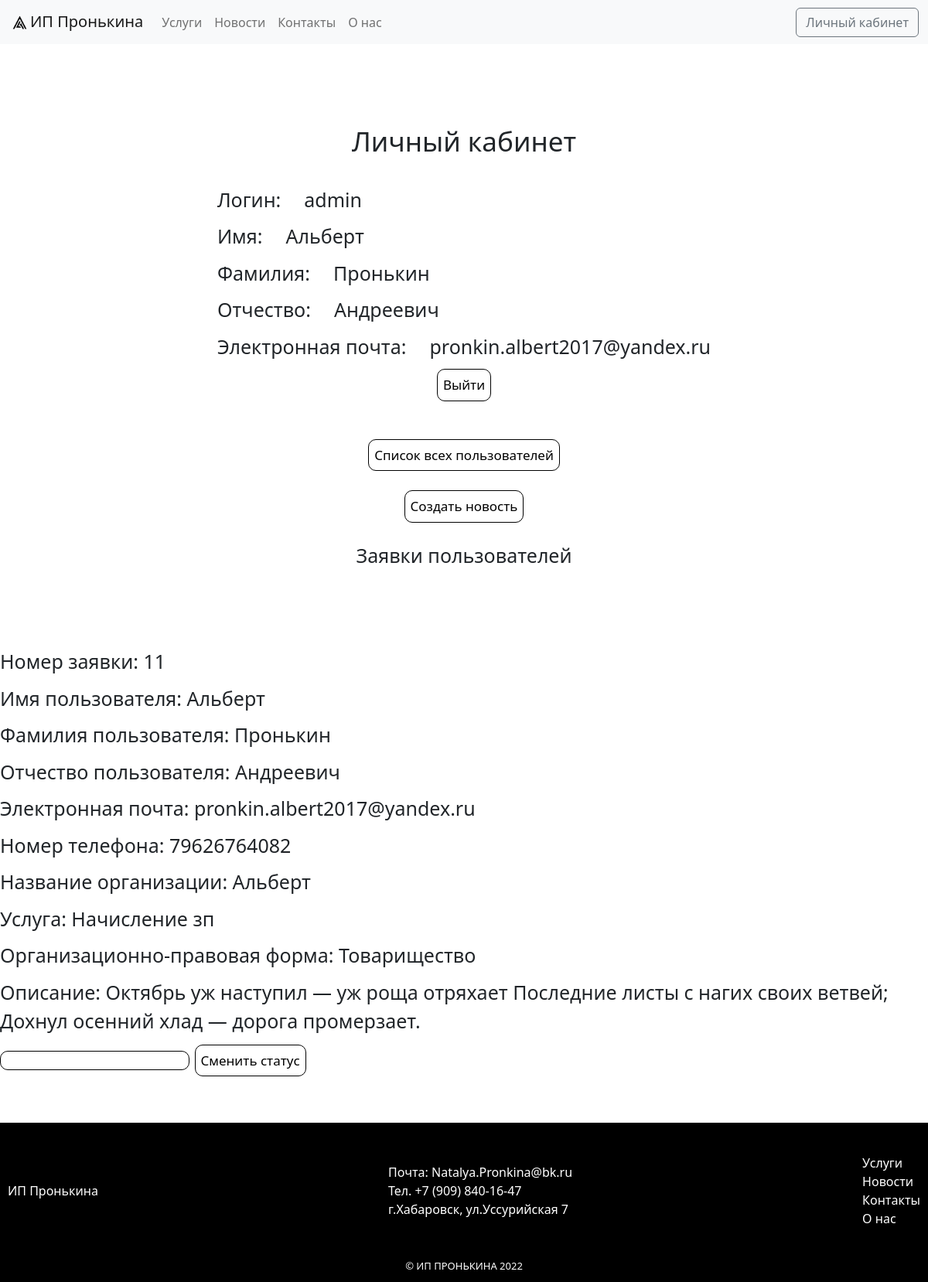
The app's page /lk.php (signed in) with its own data.
### tables this page shows
CREATE TABLE `users` (
  `id` int NOT NULL,
  `login` varchar(15) NOT NULL,
  `password` varchar(30) NOT NULL,
  `first_name` text NOT NULL,
  `last_name` text NOT NULL,
  `second_name` text NOT NULL,
  `email` text NOT NULL,
  `id_status` int NOT NULL
);

CREATE TABLE `task` (
  `id` int NOT NULL,
  `id_users` int NOT NULL,
  `name` varchar(255) NOT NULL,
  `id_uslugi` int NOT NULL,
  `id_opf` int NOT NULL,
  `info` varchar(255) NOT NULL,
  `phone` varchar(11) NOT NULL,
  `id_status` int NOT NULL
);

CREATE TABLE `uslugi` (
  `id` int NOT NULL,
  `name` varchar(255) NOT NULL
);

CREATE TABLE `opfs` (
  `id` int NOT NULL,
  `forma` varchar(255) NOT NULL
);

### lk.php (the view, shortened to what this page needs)
<!DOCTYPE html>
<html lang="en">
<head>
    <link rel="stylesheet" href="mobile.css">
    <link rel="stylesheet" href="style.css">
    <link rel="stylesheet" href="/css/bootstrap.css">
</head>
<body>
    <nav class="navbar navbar-expand-lg navbar-light bg-light">
        <div class="container-fluid">
        <a class="navbar-brand" href="index.php">
        <img src="/image/logo.png" alt="logo" width="27" height="30" class="d-inline-block align-text-top">ИП Пронькина</a>
            <div class="collapse navbar-collapse" id="navbarSupportedContent">
            <ul class="navbar-nav me-auto mb-2 mb-lg-0">
                <li class="nav-item">
                <a class="nav-link" href="services.php">Услуги</a>
                </li>
                <li class="nav-item">
                <a class="nav-link" href="news.php">Новости</a>
                </li>
                <li class="nav-item">
                <a class="nav-link" href="contacts.php">Контакты</a>
                </li>
                <li class="nav-item">
                <a class="nav-link" href="about_us.php">О нас</a>
                </li>
            </ul>
            <?php
                if (empty($_SESSION['login']) or empty($_SESSION['id']))
                {
                    echo '<a href="log_in.php"><button class="btn btn-outline-secondary" type="submit">Вход/Регистрация</button></a>';
                }
                else
                {
                echo '<a href="lk.php"><button class="btn btn-outline-secondary" type="submit">Личный кабинет</button></a>';
            }
            ?>
            </div>
        </div>
        </nav>
    <div class="lk_form">
        <div class="users">
            Личный кабинет
        </div>
    <?php
        $id = $_SESSION['id'];
        if (isset($id)) {
        require("bd.php");
        $sql = "SELECT * FROM users WHERE id = $id";
        $result = mysqli_query($db, $sql);
        $dates = mysqli_fetch_all($result);
        if (isset($dates)) {
        foreach ($dates as $value) {
        echo '<div class="lk">
        <div class="lks">
            <div class="lk_text"> Логин: </div>
            <div class="lk_texts">'.$value[1].'</div>
        </div>
        <div class="lks">
            <div class="lk_text"> Имя: </div>
            <div class="lk_texts">'.$value[3].'</div>
        </div>
        <div class="lks">
            <div class="lk_text"> Фамилия: </div>
            <div class="lk_texts">'.$value[4].'</div>
        </div>
        <div class="lks">
            <div class="lk_text"> Отчество: </div>
            <div class="lk_texts">'.$value[5].'</div>
        </div>
        <div class="lks">
            <div class="lk_text"> Электронная почта: </div>
            <div class="lk_texts">'.$value[6].'</div>
        </div>
        <div class="key_exit">
        <form action="exit.php" method="POST">
        <input class="regk" type="submit" name="exit" value="Выйти">
        </form>
        </div>
        </div>
        ';
        $id_status = $value[7];
        } }
        if ($id_status == 3) {
            echo "<br><br><div class='lks'><form action='users_status_up.php'><input class='regk' type='submit' value='Список всех пользователей'></form></div><br>";
        }
        if ($id_status == 2 or $id_status == 3) {
            echo "<div class='lks'><form action='form_news.php'><input class='regk' type='submit' value='Создать новость'></form></div><br>";
        }
        if ($id_status > 1) {
            echo "<div class='zak'>
            <div class='lkss'>Заявки пользователей</div>
            </div>";
            $sql_one = "SELECT DISTINCT * FROM task WHERE id_status=1";
            $result_one = mysqli_query($db, $sql_one);
            $dates_one = mysqli_fetch_all($result_one);
            if (isset($dates_one)) {
                foreach ($dates_one as $key) {
                    $id_task = $key[0];
                    $id_users = $key[1];
                    echo "<div class='probel'></div><div class='lk'><div class='lks_text'>Номер заявки: ".$id_task."</div>";
                    $sql_p = "SELECT * FROM users WHERE id=$id_users";
                    $result_p = mysqli_query($db, $sql_p);
                    $dates_p = mysqli_fetch_all($result_p);
                    if (isset($dates_p)) {
                        foreach ($dates_p as $vay) {
                            echo "<div class='lks_text'>Имя пользователя: ".$vay[3]."</div>";
                            echo "<div class='lks_text'>Фамилия пользователя: ".$vay[4]."</div>";
                            echo "<div class='lks_text'>Отчество пользователя: ".$vay[5]."</div>";
                            echo "<div class='lks_text'>Электронная почта: ".$vay[6]."</div>";
                        }
                    }
                    echo "<div class='lks_text'>Номер телефона: ".$key[6]."</div>";
                    echo "<div class='lks_text'>Название организации: ".$key[2]."</div>";
                    $sql_u = "SELECT * FROM uslugi WHERE id=$key[3]";
                    $result_u = mysqli_query($db, $sql_u);
                    $dates_u = mysqli_fetch_all($result_u);
                    if (isset($dates_u)) {
                        foreach ($dates_u as $usluga) {
                            echo "<div class='lks_text'>Услуга: ".$usluga[1]."</div>";
                        }
                    }
                    $sql_o = "SELECT * FROM opfs WHERE id=$key[4]";
                    $result_o = mysqli_query($db, $sql_o);
                    $dates_o = mysqli_fetch_all($result_o);
                    if (isset($dates_o)) {
                        foreach ($dates_o as $opf) {
                            echo "<div class='lks_text'>Организационно-правовая форма: ".$opf[1]."</div>";
                        }
                    }
                    echo "<div class='lks_text'>Описание: ".$key[5]."</div>";
                    echo "<div class='lks_text'>";
                    echo '<form method="post" action="change_status_task.php">';
                    echo '<input class="reg" list="list_one" name="change_status" autocomplete="off"> <datalist id="list_one">';
                    echo '</datalist> <input type="submit" class="regk" value="Сменить статус"></form></div></div>';
                }
            }
        }
    } else {
        header('Location: /log_in.php');
    }
    ?>
    </div>
    <footer>
        <div class="info_footer">
            <div>
            <div><a href="index.php">ИП Пронькина</a></div>
            </div>
            <div>
                Почта: Natalya.Pronkina@bk.ru <br>
                Тел. +7 (909) 840-16-47 <br>
                г.Хабаровск, ул.Уссурийская 7
            </div>
            <div>
                <a href="services.php">Услуги</a><br>
                <a href="news.php">Новости</a><br>
                <a href="contacts.php">Контакты</a><br>
                <a href="about_us.php">О нас</a>
            </div>
        </div>
        <div class="prav_footer">
            <div>© ИП ПРОНЬКИНА 2022</div>
        </div>
    </footer>
</body>
</html>

### mobile.css (style rules this page uses)
* { margin: 0; }
body { font-family: "ComicReliefBold"; }

### style.css (style rules this page uses)
* { margin: 0; }
body { font-family: "ComicReliefBold"; }
.regk { background-color: white; color: black; border: 1px solid black; border-radius: 10px; font-size: 17px; padding: 7px 7px 7px 7px; }
.lkss { display: flex; font-size: 25px; padding-bottom: 40px; }
.lks_text { padding-bottom: 10px; display: flex; font-size: 25px; }
.lk_form { display: flex; padding-top: 50px; justify-content: center; padding-bottom: 50px; flex-direction: column; align-items: center; }
.zak { display: flex; flex-direction: column; }
.key_exit { display: flex; justify-content: space-around; }
.users { display: flex; font-size: 35px; text-align: center; text-weight: bold; justify-content: center; padding-top: 50px; padding-bottom: 30px }
@media screen and (min-width: 1050px) { .lk { display: flex; flex-direction: column; align-content: stretch; } }
@media screen and (min-width: 1050px) { .lk_text { padding-bottom: 10px; display: flex; font-size: 25px; text-align: center; } }
@media screen and (min-width: 1050px) { .lk_texts { display: flex; font-size: 25px; padding-left: 30px; text-align: center; } }
@media screen and (min-width: 1050px) { .lks { display: flex; font-size: 25px; } }
@media screen and (min-width: 1050px) { .reg { width: 245px; height: 25px; border: 1px solid black; border-radius: 10px; font-size: 17px; } }
@media screen and (min-width: 1050px) { footer { display: flex; background: black; color: white; padding-top: 40px; padding-bottom: 10px; flex-direction: column; } }
@media screen and (min-width: 1050px) { footer a { padding-left: 10px; padding-right: 10px; text-decoration: none; color: white; } }
@media screen and (min-width: 1050px) { .info_footer { display: flex; align-items: center; justify-content: space-between; } }
@media screen and (min-width: 1050px) { .prav_footer { padding-top: 40px; font-size: 13px; display: flex; justify-content: space-evenly; } }

### records on screen
users: login "admin", first_name "Альберт", last_name "Пронькин", second_name "Андреевич", email "pronkin.albert2017@yandex.ru"
task: id "11", phone "79626764082", name "Альберт", info "Октябрь уж наступил — уж роща отряхает Последние листы с нагих своих ветвей; Дохнул осенний хлад — дорога промерзает."
users: first_name "Альберт", last_name "Пронькин", second_name "Андреевич", email "pronkin.albert2017@yandex.ru"
uslugi: name "Начисление зп"
opfs: forma "Товарищество"
